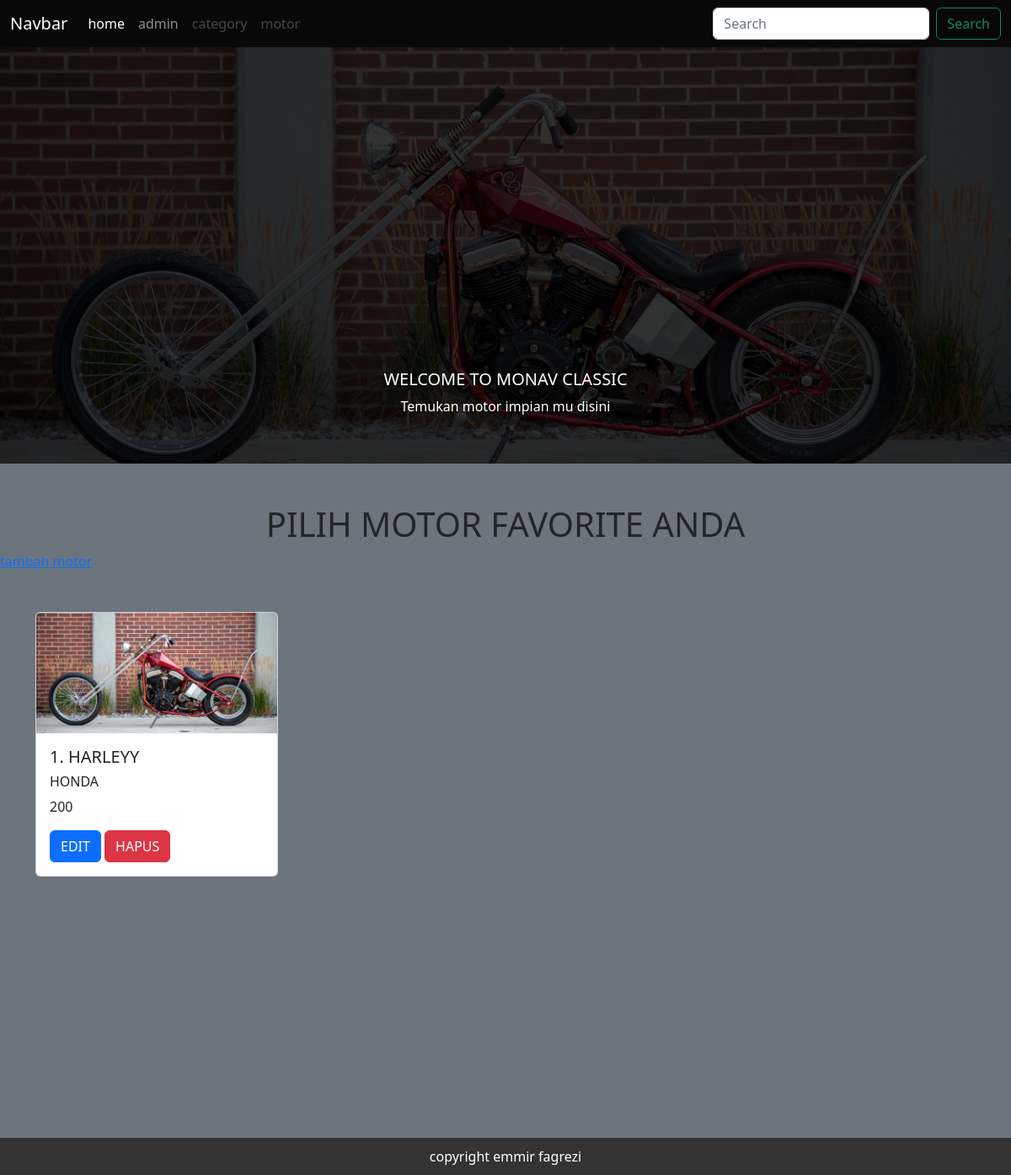
Page /admin/index.php on the earlier database version.
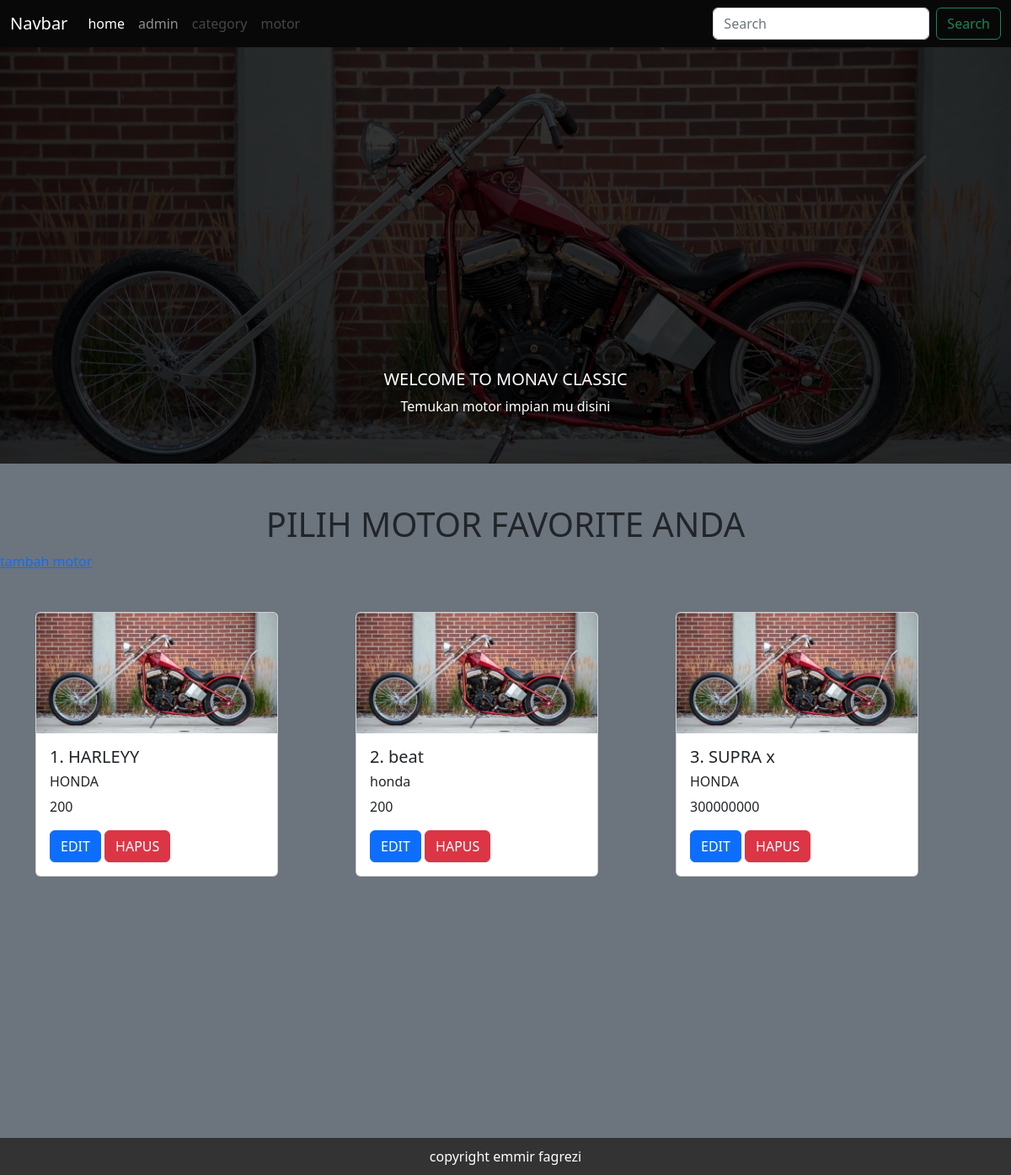
Same page on the later database version.
### tables this page shows
CREATE TABLE `motor` (
  `id_motor` int NOT NULL,
  `model` varchar(255) NOT NULL,
  `merek` varchar(255) NOT NULL,
  `harga` int NOT NULL,
  `foto` varchar(255) NOT NULL
);

### admin/function/functions.php (called while the page is built, shortened)
<?php
function koneksi()
{
    $db = mysqli_connect('localhost', 'root', '', 'pw2024_tubes_233040054')  or die('koneksi ke DB gagal');
    return $db;
}
function query($sql)
{
    $conn = koneksi();
    $result = mysqli_query($conn, $sql) or die(mysqli_error($conn));
    $rows = [];
    while ($row = mysqli_fetch_assoc($result)) {
        $rows[] = $row;
    }
    return $rows;
}

### admin/index.php (the view, shortened to what this page needs)
<?php
include 'function/functions.php';
$motor = query("SELECT * FROM motor");
?>
<!doctype html>
<html lang="en">
<head>
    <link rel="stylesheet" href="../css/cssadmin.css">
    <link href="https://cdn.jsdelivr.net/npm/bootstrap@5.2.3/dist/css/bootstrap.min.css" rel="stylesheet">
</head>
<body>
    <nav class="navbar navbar-expand-lg navbar-dark fixed-top">
        <div class="container-fluid">
            <a class="navbar-brand" href="#">Navbar</a>
            <div class="collapse navbar-collapse" id="navbarSupportedContent">
                <ul class="navbar-nav me-auto mb-2 mb-lg-0">
                    <li class="nav-item">
                        <a class="nav-link active" aria-current="page" href="#">home</a>
                    </li>
                    <li class="nav-item">
                        <a class="nav-link" href="#">admin</a>
                    </li>
                    <li class="nav-item">
                        <a class="nav-link disabled">category</a>
                    </li>
                    <li class="nav-item">
                        <a class="nav-link disabled">motor</a>
                    </li>
                </ul>
                <form class="d-flex" role="search">
                    <input class="form-control me-2" type="search" placeholder="Search" aria-label="Search">
                    <button class="btn btn-outline-success" type="submit">Search</button>
                </form>
            </div>
        </div>
    </nav>
    <section>
        <div id="carouselExampleSlidesOnly" class="carousel slide" data-bs-ride="carousel">
            <div class="carousel-inner">
                <div class="carousel-item active">
                    <img src="galery/slide6.jpg" class="d-block w-100" alt="...">
                    <div class="carousel-caption d-none d-md-block" style="z-index: 2">
                        <h5>WELCOME TO MONAV CLASSIC</h5>
                        <p>Temukan motor impian mu disini</p>
                    </div>
                </div>
            </div>
        </div>
    </section>
    <section class="dashbor min-vh-100 pt-5 pb-5 bg-secondary">
        <h1 class="text-center ">PILIH MOTOR FAVORITE ANDA</h1>
        <a href="tambah_motor.php">tambah motor</a>
        <br>
        <div class="container pt-5">
            <div class="row">
                <?php $i = 1;
                foreach ($motor as $mtr) : ?>
                    <div class="col-md-4">
                        <div class="card" style="width: 18rem;">
                            <img src="galery/slide6.jpg" class="card-img-top" alt="...">
                            <div class="card-body">
                                <h5 class="card-title"><?= $i++ ?>. <?= $mtr['model'] ?></h5>
                                <h6 class="card-title"><?= $mtr['merek'] ?></h6>
                                <p class="card-text">
                                    <td><?= $mtr['harga'] ?></td>
                                </p>
                                <a href="#" class="btn btn-primary">EDIT</a>
                                <a href="#" class="btn btn-danger">HAPUS</a>
                            </div>
                        </div>
                    </div>
                <?php endforeach; ?>
            </div>
        </div>
    </section>
    <footer>copyright emmir fagrezi</footer>
</body>
</html

### css/cssadmin.css (style rules this page uses)
* { margin: 0; padding: 0; font-family: 'Segoe UI', Tahoma, Geneva, Verdana, sans-serif; }
.navbar { position: fixed; background-color: #080808; }
.carousel-item { height: 550px; }
.carousel-inner::before { content: ''; position: absolute; top: 0; left: 0; right: 0; bottom: 0; background-color: rgba(0, 0, 0, 0.8); z-index: 1; }
footer { background-color: #333; color: white; text-align: center; padding: 10px; bottom: 0; width: 100%; }

Differences in the rows shown:
added motor: model "beat", merek "honda", harga "200"
added motor: model "SUPRA x", merek "HONDA", harga "300000000"
